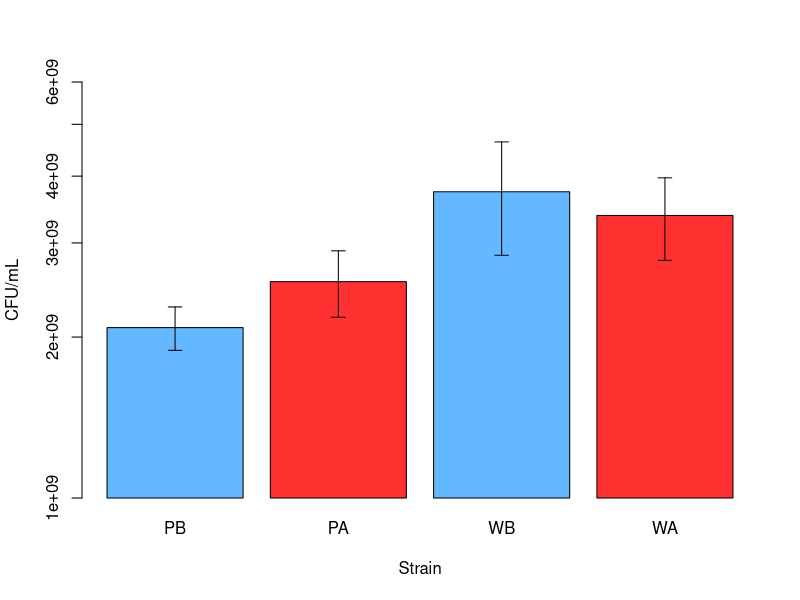

The R script that drew this image:
# Competition Colony Count Analysis
# Jared Brewer
# Created: July 21, 2015
# Modified: July 22, 2015

# The end goal here is to make a bar plot and perform an ANOVA.

comp <- read.csv("./Competition_07212015_WJB.csv", header = T)
attach(comp)

# Consider the ratio between the purple and the white instead of the raw numbers (since they probably don't mean anything anyway).

comp.aov <- aov(PB*WB~PA*WA)
summary(comp.aov)

means <- c(mean(comp$PB, na.rm=T), mean(comp$PA, na.rm=T), mean(comp$WB, na.rm=T), mean(comp$WA, na.rm=T))
comp.std <- c(sd(comp$PB, na.rm=T), sd(comp$PA, na.rm=T), sd(comp$WB, na.rm=T), sd(comp$WA, na.rm=T)) 
comp.n <- c(sum(comp$PB, na.rm=T)/mean(comp$PA, na.rm=T), sum(comp$PB, na.rm=T)/mean(comp$PA, na.rm=T), sum(comp$WB, na.rm=T)/mean(comp$WA, na.rm=T), sum(comp$WB, na.rm=T)/mean(comp$WA, na.rm=T))
comp.se <- c(comp.std/sqrt(comp.n))

comp.bar <- barplot(means, log="y", names = c("PB", "PA", "WB", "WA"), xlab="Strain", ylab="CFU/mL", ylim=c(1e+9, 6e+9), col=c("steelblue1", "firebrick1"), beside=TRUE)
abline(h=0)
segments(comp.bar, means+comp.se, comp.bar, means-comp.se) 
# Applies vertical marks for standard error
segments(comp.bar -0.05, means+comp.se, comp.bar +0.05, means+comp.se) 
# Makes horizontal tick on positive SE
# Numbers determine the width of the ticks
segments(comp.bar -0.05, means-comp.se, comp.bar +0.05, means-comp.se) 

# Latent issues include colors (easily corrected) and grouping them properly (not sure about this one).